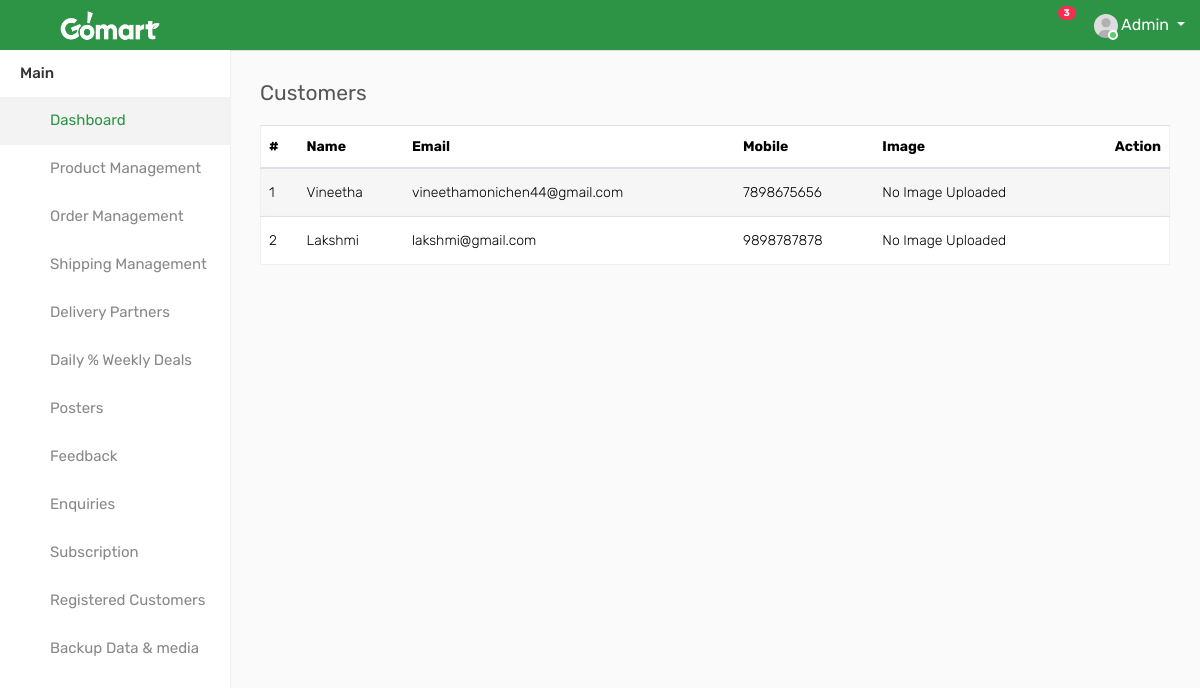
Before: /all_customers/ with the older database file.
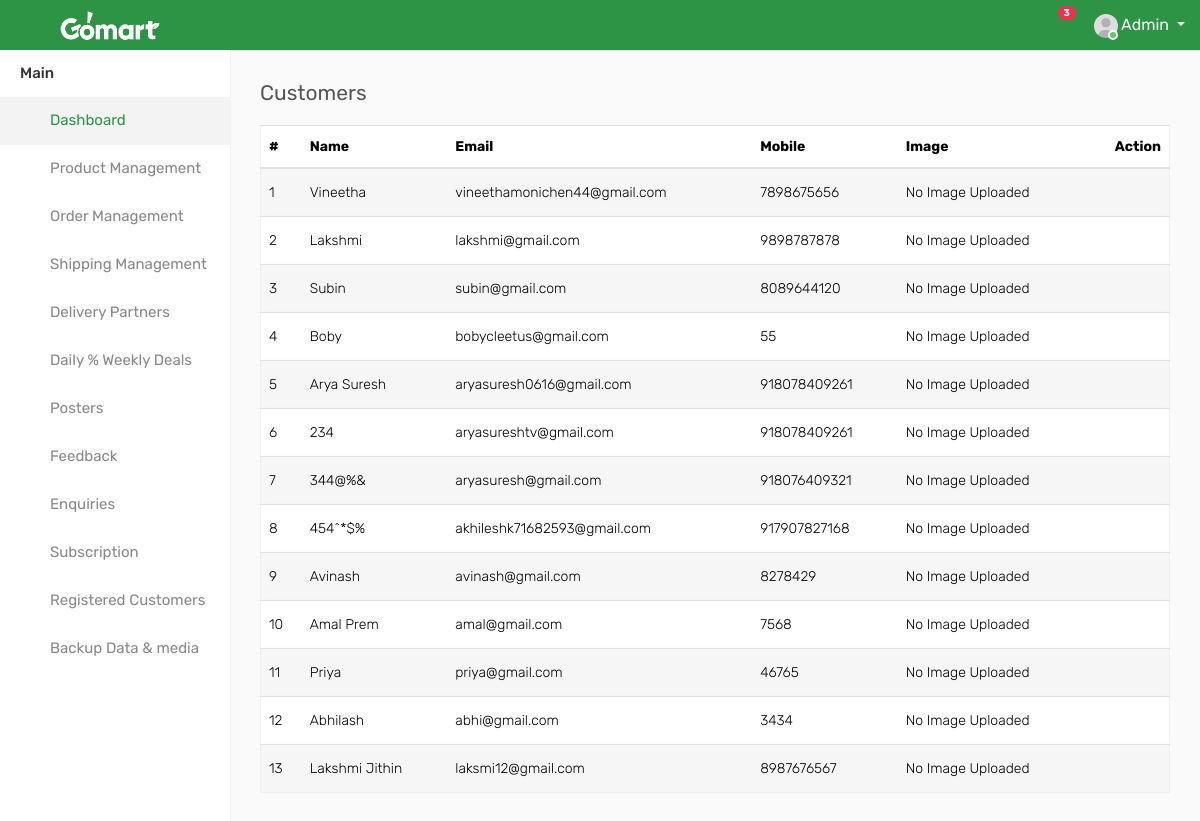
After: the same page with the newer database file.
### GoApp/models.py (models this page shows, shortened)
class tbl_SignUp(models.Model):
    user = models.ForeignKey(User, on_delete=models.CASCADE, null=True)
    email = models.EmailField(null=True)
    mobile = models.CharField(max_length=20, null=True)
    fullname = models.CharField(max_length=100, null=True)
    password = models.CharField(max_length=100, null=True)
    dp = models.ImageField(upload_to="media", null=True)
    status = models.CharField(max_length=100, null=True)

### GoApp/views.py (the view)
# urls.py: path("all_customers/",views.all_customers,name="all_customers"),
def all_customers(request):
    dta=tbl_SignUp.objects.all()
    return render(request,"all_customers.html",{"data":dta})

### templates/all_customers.html (shortened to what this page needs)
{% include 'left_nav.html' %}
        <div class="page-wrapper">
            <div class="content">
                <div class="row">
                    <div class="col-sm-5 col-5">
                        <h4 class="page-title">Customers</h4>
                    </div>
                    <div class="col-sm-7 col-7 text-right m-b-30">
                    </div>
                </div>
                <div class="row">
                    <div class="col-md-12">
                        <div class="table-responsive">
                            <table class="table table-striped custom-table mb-0 datatable">
                                <thead>
                                    <tr>
                                        <th>#</th>
                                        <th>Name</th>
                                        <th>Email</th>
                                        <th>Mobile</th>
                                        <th>Image</th>
                                        <th class="text-right">Action</th>
                                    </tr>
                                </thead>
                                <tbody>
                                {% for i in data %}
                                    <tr>
                                        <td>{{forloop.counter}}</td>
                                        <td>{{i.fullname}}</td>
										<td>{{i.email}}</td>
                                        <td>{{i.mobile}}</td>
                                        {% if i.dp %}
                                        <td><img src="{{i.dp}}" width="100" height="150"></td>
                                        {% else %}
                                        <td>No Image Uploaded</td>
                                        {% endif %}
                                        <td class="text-right">
                                            <div class="dropdown dropdown-action">
                                                <a href="#" class="action-icon dropdown-toggle" data-toggle="dropdown"
                                                   aria-expanded="false"><i class="fa fa-ellipsis-v"></i></a>
                                            </div>
                                        </td>
                                    </tr>
                        </div>
                        {% endfor %}
                    </div>
                    </div>
                </div>

### templates/left_nav.html (shortened to what this page needs)
<!DOCTYPE html>
{% load static %}
<html lang="en">
<head>
    <link rel="stylesheet" type="text/css" href="{% static 'assets/css/bootstrap.min.css' %}">
    <link rel="stylesheet" type="text/css" href="{% static 'assets/css/font-awesome.min.css' %}">
    <link rel="stylesheet" type="text/css" href="{% static 'assets/style.css' %}">
</head>
<body>
    <div class="main-wrapper">
        <div class="header">
			<div class="header-left">
				<a href="#" class="logo">
					<img src="{% static 'index/assets/img/Admin_Logo.png' %}" width="100" height="35" alt="">
				</a>
			</div>
			<a id="toggle_btn" href="javascript:void(0);"><i class="fa fa-bars"></i></a>
            <ul class="nav user-menu float-right">
                <li class="nav-item dropdown d-none d-sm-block">
                    <a href="#" class="dropdown-toggle nav-link" data-toggle="dropdown"><i class="fa fa-bell-o"></i> <span class="badge badge-pill bg-danger float-right">3</span></a>
                </li>
                <li class="nav-item dropdown has-arrow">
                    <a href="#" class="dropdown-toggle nav-link user-link" data-toggle="dropdown">
                        <span class="user-img">
							<img class="rounded-circle" src="{% static 'assets/img/user.jpg' %}" width="24" alt="Admin">
							<span class="status online"></span>
						</span>
						<span>Admin</span>
                    </a>
                </li>
            </ul>
        </div>
        <div class="sidebar" id="sidebar">
            <div class="sidebar-inner slimscroll">
                <div id="sidebar-menu" class="sidebar-menu">
                    <ul>
                        <li class="menu-title">Main</li>
                        <li class="active">
                            <a href="/Admin_Home"><i class="fa fa-dashboard"></i> <span>Dashboard</span></a>
                        </li>
                        <li class="submenu">
							<a href="#"><i class="fa fa-user"></i> <span> Product Management </span> <span class="menu-arrow"></span></a>
						</li>
                        <li class="submenu">
							<a href="#"><i class="fa fa-user"></i> <span> Order Management </span> <span class="menu-arrow"></span></a>
						</li>
                        <li class="submenu">
							<a href="#"><i class="fa fa-user"></i> <span> Shipping Management </span> <span class="menu-arrow"></span></a>
						</li>
                         <li class="submenu">
							<a href="#"><i class="fa fa-user"></i> <span> Delivery  Partners </span> <span class="menu-arrow"></span></a>
						</li>
 <li class="submenu">
							<a href="#"><i class="fa fa-user"></i> <span> Daily % Weekly Deals </span> <span class="menu-arrow"></span></a>
						</li>
                        <li class="submenu">
							<a href="#"><i class="fa fa-user"></i> <span> Posters </span> <span class="menu-arrow"></span></a>
						</li>
<li class="submenu">
    <a href="#"><i class="fa fa-user"></i> <span> Feedback </span> <span class="menu-arrow"></span></a>
</li>
                          <li>
                            <a href="/all_enquiries"><i class="fa fa-user"></i> <span>Enquiries</span></a>
                        </li>
                        <li>
                            <a href="/all_subscription"><i class="fa fa-user"></i> <span>Subscription</span></a>
                        </li>
                         <li>
                            <a href="/all_customers"><i class="fa fa-user"></i> <span>Registered Customers</span></a>
                        </li>
                        <li>
                            <a href="/download_database"><i class="fa fa-user"></i> <span>Backup Data & media</span></a>
                        </li>
                    </ul>
                </div>
            </div>
        </div>
</body>
</html>

Changed rows visible on the page:
added tbl_SignUp: fullname "Subin", email "subin@gmail.com", mobile "8089644120", dp "No Image Uploaded"
added tbl_SignUp: fullname "Boby", email "bobycleetus@gmail.com", mobile "55", dp "No Image Uploaded"
added tbl_SignUp: fullname "Arya Suresh", email "aryasuresh0616@gmail.com", mobile "918078409261", dp "No Image Uploaded"
added tbl_SignUp: fullname "234", email "aryasureshtv@gmail.com", mobile "918078409261", dp "No Image Uploaded"
added tbl_SignUp: fullname "344@%&", email "aryasuresh@gmail.com", mobile "918076409321", dp "No Image Uploaded"
added tbl_SignUp: fullname "454^*$%", email "akhileshk71682593@gmail.com", mobile "917907827168", dp "No Image Uploaded"
added tbl_SignUp: fullname "Avinash", email "avinash@gmail.com", mobile "8278429", dp "No Image Uploaded"
added tbl_SignUp: fullname "Amal Prem", email "amal@gmail.com", mobile "7568", dp "No Image Uploaded"
added tbl_SignUp: fullname "Priya", email "priya@gmail.com", mobile "46765", dp "No Image Uploaded"
added tbl_SignUp: fullname "Abhilash", email "abhi@gmail.com", mobile "3434", dp "No Image Uploaded"
added tbl_SignUp: fullname "Lakshmi Jithin", email "laksmi12@gmail.com", mobile "8987676567", dp "No Image Uploaded"
